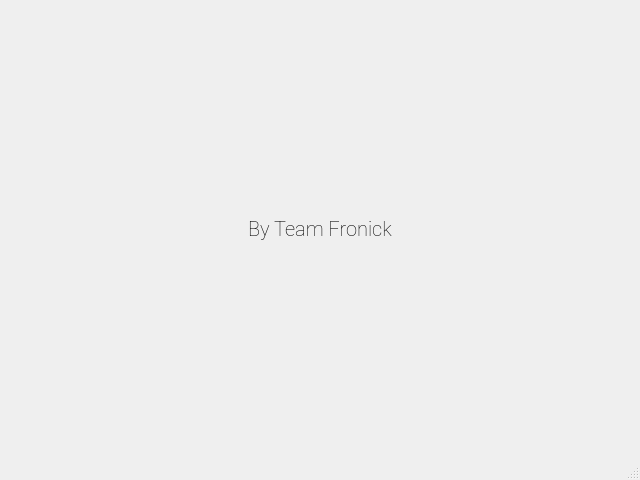
<?xml version="1.0" encoding="UTF-8"?>
<ui version="4.0">
 <class>MainWindow</class>
 <widget class="QMainWindow" name="MainWindow">
  <property name="geometry">
   <rect>
    <x>0</x>
    <y>0</y>
    <width>640</width>
    <height>480</height>
   </rect>
  </property>
  <property name="windowTitle">
   <string>MainWindow</string>
  </property>
  <widget class="QWidget" name="centralwidget">
   <layout class="QVBoxLayout" name="verticalLayout">
    <item>
     <widget class="QLabel" name="label">
      <property name="font">
       <font>
        <family>Roboto Thin</family>
        <pointsize>15</pointsize>
       </font>
      </property>
      <property name="text">
       <string>By Team Fronick</string>
      </property>
      <property name="alignment">
       <set>Qt::AlignCenter</set>
      </property>
     </widget>
    </item>
   </layout>
  </widget>
  <widget class="QMenuBar" name="menubar">
   <property name="geometry">
    <rect>
     <x>0</x>
     <y>0</y>
     <width>640</width>
     <height>21</height>
    </rect>
   </property>
  </widget>
  <widget class="QStatusBar" name="statusbar"/>
 </widget>
 <resources/>
 <connections/>
</ui>
